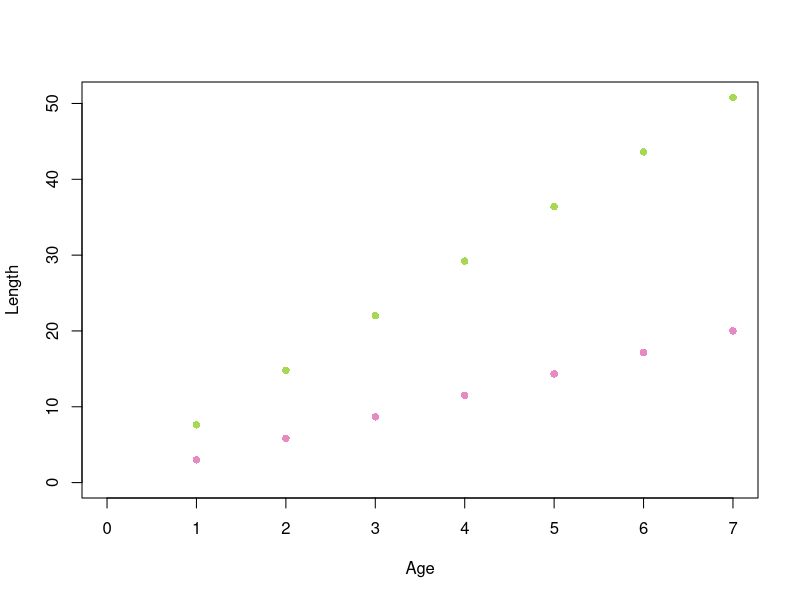
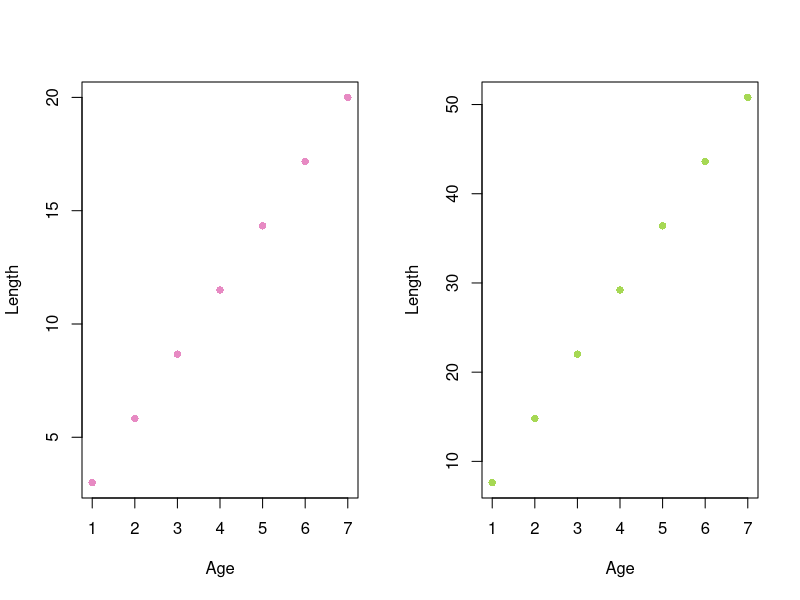

Write R code to recreate these figures, in order.
## ---- chunk 1
knitr::opts_chunk$set(echo = TRUE)
## ---- chunk 2
set.seed(10)
df <- data.frame(Name = c("A", "B", "C", "D", "E", "F", "G"), 
                 Age = seq(0,6,1),
                 Month = sample(seq(1,12), 7, replace = T),
                 Length.in = round(seq(3,20,length.out = 7),2))
df


for(a in df$Length.in){
    print(a)
}

for(a in df){
  print(a)
}

#Calculating length in inches using name method of writing loop
lengths.cm <- c()
for(i in df$Length.in){
  lengths.cm[i] <- i*2.54
  print(lengths.cm)
}

#Calculating length in inches using indexing method of writing loop
lengths.cm <- c()
for(i in 1:nrow(df)){
  lengths.cm[i] <- df$Length.in[i]*2.54
  df$Length.cm[i] <- lengths.cm[i]
  print(lengths.cm)
}
df

#To find the difference in lengths between each fish
for(i in 1:nrow(df)-1){
  print(df$Length.in[i+1] - df$Length.in[i])
}

## ---- chunk 3
for (i in 1:nrow(df)) {
  if(df[i,3] < 6){
    next
  }else df$Age[i] <- df$Age[i] + 1
}


fish.sub <- df[FALSE,]
for (i in 1:nrow(df)) {
  if(df[i,2] > 3){
    break
  }else fish.sub[i,] <- df[i,]
}
fish.sub
## ---- chunk 4
library(RColorBrewer)
col. = brewer.pal(5, "Set2")
plot(0, 0, type = "n", xlab = "Age", ylab = "Length", xlim = c(0,max(df$Age)), ylim = c(0,max(df$Length.cm)))
for(i in 4:5){
   points(x = df$Age, y = df[,i], pch = 16, col = col.[i])
}

par(mfrow = c(1,2))
for (i in 4:5){
  plot(x = df$Age, y = df[,i], pch = 16, col = col.[i], xlab = "Age", ylab = "Length")
}

## ---- chunk 5
mymat = matrix(nrow=10, ncol=10) # create a 10 x 10 matrix (of 10 rows and 10 columns)

for(i in 1:dim(mymat)[1])  # for each row
{
  for(j in 1:dim(mymat)[2]) # for each column
  {
    mymat[i,j] = i*j     # assign values based on position: product of two indexes
  }
}
mymat

